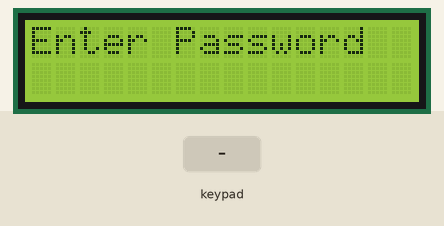
The sketch below on a simulated Arduino Uno, built with avr-gcc and run on an emulated ATmega328P. Shown: 16×2 character LCD. The test bench sets the inputs (shaded band). EEPROM starts erased.

Above: at 6.3 s.
6.4 s: keypad keys 4 3 2 * pressed 0.4 s apart
At 9.2 s:
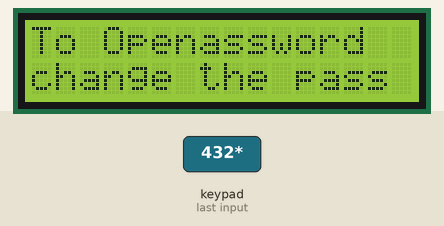
11.0 s: key '*' pressed
14.0 s: key '#' pressed
At 14.9 s:
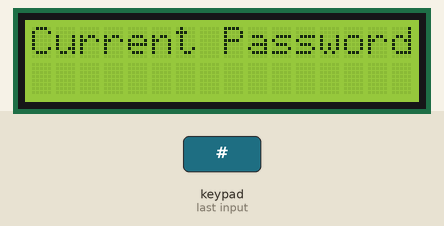
16.0 s: keypad keys 4 3 2 # pressed 0.4 s apart
At 18.5 s:
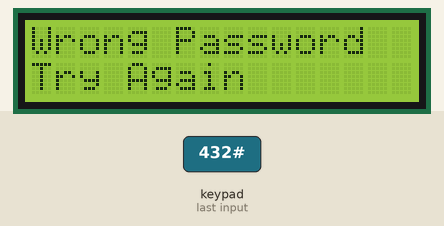
Timing chart, 0 to 20.0 s (numbered marks = the images above; inputs shaded):
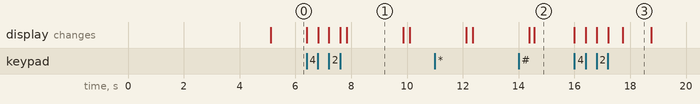

Measured:
- after the input at 6.4 s, the display: first changes at once (image 1 shows a later state)
- after the input at 14.0 s, the display: first differs from a run without the input after 0.56 s (image 2)
- after the input at 16.0 s, the display: first changes at once (image 3 shows a later state)
- what the display in image 1 shows lasts 2.1 s, from 7.8 s to 9.9 s
- what the display in image 3 shows lasts 1.1 s, from 17.7 s to 18.8 s

The sketch:

project_nhap.ino
```cpp
 #include <Keypad.h>
#include<EEPROM.h>
#include <Wire.h>
#include <LiquidCrystal_I2C.h>

LiquidCrystal_I2C lcd(0x27, 16, 2);
char password[5];
char initial_password[4],new_password[4];
int vcc=11;
int i=0;
int relay_pin = 5;
char key_pressed=0;
const byte rows = 4;
const byte columns = 3;
char hexaKeys[rows][columns] = {
  {'1', '2', '3'},
  {'4', '5', '6'},
  {'7', '8', '9'},
  {'*', '0', '#'}
};
byte row_pins[rows]={8,7,6,5};
byte column_pins[columns]={4,3,2};
Keypad keypad_key=Keypad( makeKeymap(hexaKeys),row_pins,column_pins,rows,columns);

void setup(){

lcd.backlight();
lcd.init();
pinMode(relay_pin, OUTPUT);
pinMode(vcc, OUTPUT);
lcd.clear();
lcd.setCursor(0,0);
lcd.print(" The door has a ");
lcd.setCursor(4,1);
lcd.print("Password ");
delay(5000);
lcd.clear();
lcd.print("Enter Password");
lcd.setCursor(0,1);
initialpassword();
}
void loop(){
digitalWrite(relay_pin,HIGH);

key_pressed = keypad_key.getKey();
if(key_pressed=='#')
change();
if (key_pressed)
{
password[i++]=key_pressed;
lcd.print(key_pressed);
}
if(i==4)
{
delay(200);
for(int j=0;j<4;j++)
initial_password[j]=EEPROM.read(j);
if(!(strncmp(password, initial_password,4))){
lcd.clear();
lcd.setCursor(1,0);
lcd.print("Pass Accepted");
lcd.setCursor(3,1);
lcd.print("Thank you");
digitalWrite(relay_pin,LOW);
delay(3000);
lcd.clear();
lcd.setCursor(4,0);
lcd.print("Welcome");
lcd.setCursor(0,1);
lcd.print("To Open the door");
delay(5000);
lcd.clear();
lcd.print("Enter Password:");
lcd.setCursor(0,1);
i=0;
}
else{
digitalWrite(relay_pin, HIGH);
lcd.clear();
lcd.print("Wrong Password");
lcd.setCursor(0,0);
lcd.print("To Open");
lcd.setCursor(0,1);
lcd.print("change the pass");
delay(2000);
lcd.clear();
lcd.print("Wrong Try Again");
lcd.setCursor(0,1);

}}}


void change(){
  int j=0;
lcd.clear();
lcd.print("Current Password");
lcd.setCursor(0,1);
while(j<4){
char key=keypad_key.getKey();
if(key)
{
new_password[j++]=key;
lcd.print(key);
}
key=0;}
delay(500);

if((strncmp(new_password, initial_password, 4))){
lcd.clear();
lcd.print("Wrong Password");
lcd.setCursor(0,1);
lcd.print("Try Again");
delay(1000);}

else{
j=0;
lcd.clear();
lcd.print("New Password:");
lcd.setCursor(0,1);

while(j<4){
char key=keypad_key.getKey();
if(key)
{
initial_password[j]=key;
lcd.print(key);
EEPROM.write(j,key);
j++;}}
lcd.print("Pass Changed");
delay(1000);}

lcd.clear();
lcd.print("Enter Password");
lcd.setCursor(0,1);
key_pressed=0;
}

void initialpassword(){
int j;
for(j=0;j<4;j++)
EEPROM.write(j,j+49);
for(j=0;j<4;j++)
initial_password[j]=EEPROM.read(j);}
```
